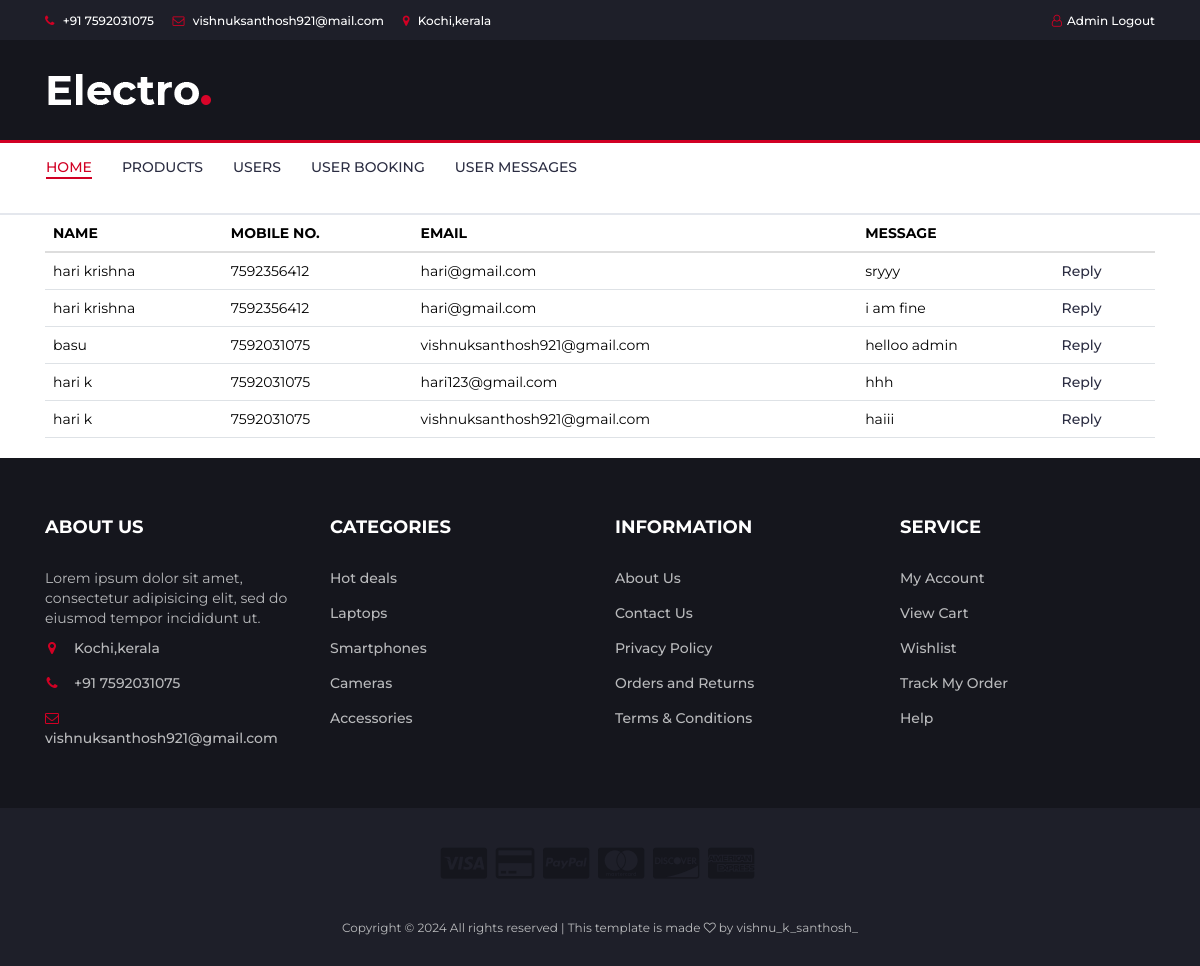
The page /messages on the database its author committed.
### myapp/models.py (models this page shows, shortened)
class msg(models.Model):
    name = models.CharField(max_length=100)
    mobile = models.IntegerField()
    email = models.EmailField()
    message = models.TextField()

### myapp/views.py (the view)
# urls.py: path('messages',views.mess1,name='messages'),
def mess1(r):
    l = msg.objects.all()
    return render(r,'myadmin/messages.html',{'l':l})

### templates/myadmin/messages.html (shortened to what this page needs)
{% extends 'myadmin/adbase.html' %}
{% block content %}
{%load static%}
  <body id="reportsPage">
          <div class="container">
          <div class="tm-bg-primary-dark tm-block tm-block-products">
            <div class="tm-product-table-container">
              <table class="table table-hover tm-table-small tm-product-table">
                <thead>
                  <tr>
                    <th scope="col">NAME</th>
                    <th scope="col">MOBILE NO.</th>
                    <th scope="col">EMAIL</th>
                    <th scope="col">MESSAGE</th>
                    <th scope="col">&nbsp;</th>
                  </tr>
                </thead>
                <tbody>
                  {% for i in l %}
                  <tr>
                    <td class="tm-product-name">{{i.name}}</td>
                    <td class="tm-product-name">{{i.mobile}}</td>
                    <td class="tm-product-name">{{i.email}}</td>
                    <td class="tm-product-name">{{i.message}}</td>
                    <td class="tm-product-name"><a href="reply/{{i.id}}">Reply</a></td>
                  </tr>
                {% endfor %}
                </tbody>
              </table>
            </div>
          </div>
        </div>
  </body>
</html>
{% endblock %}

### static/css/style.css (style rules this page uses)
body { font-family: 'Montserrat', sans-serif; font-weight: 400; color: #333; }
a { color: #2B2D42; font-weight: 500; -webkit-transition: 0.2s color; transition: 0.2s color; }

### rows shown on the page
msg: name "hari krishna", mobile "7592356412", email "hari@gmail.com", message "sryyy"
msg: name "hari krishna", mobile "7592356412", email "hari@gmail.com", message "i am fine"
msg: name "basu", mobile "7592031075", email "vishnuksanthosh921@gmail.com", message "helloo admin"
msg: name "hari k", mobile "7592031075", email "hari123@gmail.com", message "hhh"
msg: name "hari k", mobile "7592031075", email "vishnuksanthosh921@gmail.com", message "haiii"
